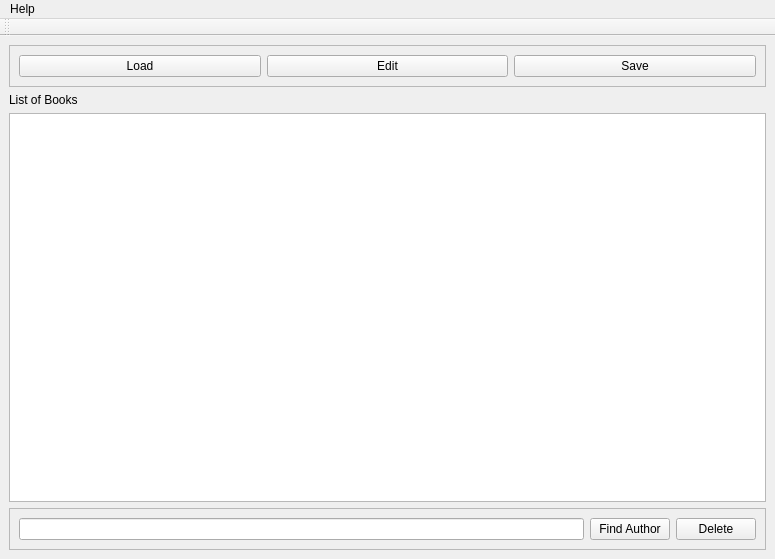
<?xml version="1.0" encoding="UTF-8"?>
<ui version="4.0">
 <class>MainWindow</class>
 <widget class="QMainWindow" name="MainWindow">
  <property name="geometry">
   <rect>
    <x>0</x>
    <y>0</y>
    <width>775</width>
    <height>559</height>
   </rect>
  </property>
  <property name="windowTitle">
   <string>MainWindow</string>
  </property>
  <widget class="QWidget" name="centralwidget">
   <layout class="QGridLayout" name="gridLayout_3">
    <item row="0" column="0">
     <widget class="QFrame" name="frame">
      <property name="frameShape">
       <enum>QFrame::StyledPanel</enum>
      </property>
      <property name="frameShadow">
       <enum>QFrame::Raised</enum>
      </property>
      <layout class="QGridLayout" name="gridLayout">
       <item row="0" column="2">
        <widget class="QPushButton" name="saveButton">
         <property name="text">
          <string>Save</string>
         </property>
        </widget>
       </item>
       <item row="0" column="1">
        <widget class="QPushButton" name="editButton">
         <property name="text">
          <string>Edit</string>
         </property>
        </widget>
       </item>
       <item row="0" column="0">
        <widget class="QPushButton" name="pushButton">
         <property name="text">
          <string>Load</string>
         </property>
        </widget>
       </item>
      </layout>
     </widget>
    </item>
    <item row="1" column="0">
     <widget class="QLabel" name="label">
      <property name="enabled">
       <bool>true</bool>
      </property>
      <property name="text">
       <string>List of Books</string>
      </property>
     </widget>
    </item>
    <item row="2" column="0">
     <widget class="QTableView" name="tableView"/>
    </item>
    <item row="3" column="0">
     <widget class="QFrame" name="frame_2">
      <property name="frameShape">
       <enum>QFrame::StyledPanel</enum>
      </property>
      <property name="frameShadow">
       <enum>QFrame::Raised</enum>
      </property>
      <layout class="QGridLayout" name="gridLayout_2">
       <item row="0" column="0">
        <widget class="QLineEdit" name="lineEdit"/>
       </item>
       <item row="0" column="1">
        <widget class="QPushButton" name="findButton">
         <property name="text">
          <string>Find Author</string>
         </property>
        </widget>
       </item>
       <item row="0" column="2">
        <widget class="QPushButton" name="deleteButton">
         <property name="text">
          <string>Delete</string>
         </property>
        </widget>
       </item>
      </layout>
     </widget>
    </item>
   </layout>
  </widget>
  <widget class="QMenuBar" name="menuBar">
   <property name="geometry">
    <rect>
     <x>0</x>
     <y>0</y>
     <width>775</width>
     <height>21</height>
    </rect>
   </property>
   <widget class="QMenu" name="menuHelp">
    <property name="title">
     <string>Help</string>
    </property>
    <addaction name="actionAbout"/>
   </widget>
   <addaction name="menuHelp"/>
  </widget>
  <widget class="QToolBar" name="toolBar">
   <property name="windowTitle">
    <string>toolBar</string>
   </property>
   <attribute name="toolBarArea">
    <enum>TopToolBarArea</enum>
   </attribute>
   <attribute name="toolBarBreak">
    <bool>false</bool>
   </attribute>
  </widget>
  <action name="actionAbout">
   <property name="text">
    <string>About</string>
   </property>
  </action>
 </widget>
 <resources/>
 <connections>
  <connection>
   <sender>pushButton</sender>
   <signal>clicked()</signal>
   <receiver>MainWindow</receiver>
   <slot>onLoadButtonPushed()</slot>
   <hints>
    <hint type="sourcelabel">
     <x>196</x>
     <y>67</y>
    </hint>
    <hint type="destinationlabel">
     <x>873</x>
     <y>168</y>
    </hint>
   </hints>
  </connection>
  <connection>
   <sender>saveButton</sender>
   <signal>clicked()</signal>
   <receiver>MainWindow</receiver>
   <slot>saveKek()</slot>
   <hints>
    <hint type="sourcelabel">
     <x>676</x>
     <y>62</y>
    </hint>
    <hint type="destinationlabel">
     <x>928</x>
     <y>42</y>
    </hint>
   </hints>
  </connection>
  <connection>
   <sender>deleteButton</sender>
   <signal>clicked()</signal>
   <receiver>MainWindow</receiver>
   <slot>onDeleteButtonClicked()</slot>
   <hints>
    <hint type="sourcelabel">
     <x>701</x>
     <y>533</y>
    </hint>
    <hint type="destinationlabel">
     <x>1014</x>
     <y>551</y>
    </hint>
   </hints>
  </connection>
  <connection>
   <sender>findButton</sender>
   <signal>clicked()</signal>
   <receiver>MainWindow</receiver>
   <slot>findAuthor()</slot>
   <hints>
    <hint type="sourcelabel">
     <x>626</x>
     <y>522</y>
    </hint>
    <hint type="destinationlabel">
     <x>951</x>
     <y>586</y>
    </hint>
   </hints>
  </connection>
 </connections>
 <slots>
  <slot>onLoadButtonPushed()</slot>
  <slot>saveKek()</slot>
  <slot>onDeleteButtonClicked()</slot>
  <slot>findAuthor()</slot>
 </slots>
</ui>
